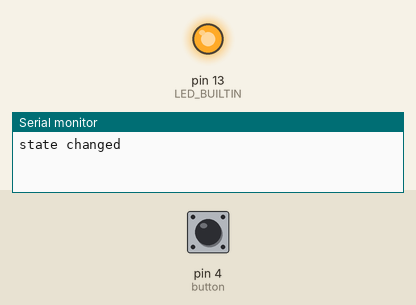
This sketch was run on a simulated Arduino Uno, built with avr-gcc and run on an emulated ATmega328P. Parts: output pins drawn as LEDs (lit = HIGH), the last lines printed to the serial monitor. The test bench sets the inputs (shaded band); at power-on: pin 4 (button) HIGH.

Above: at 1.2 s.
1.3 s: pin 4 (button) pulled LOW for 0.15 s
At 2.4 s:
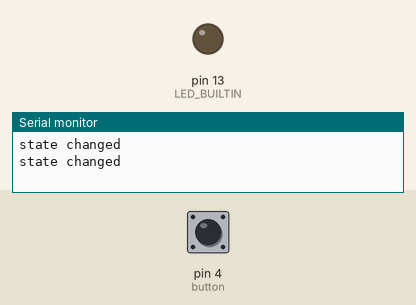
2.9 s: pin 4 (button) pulled LOW for 1 s
At 4.8 s:
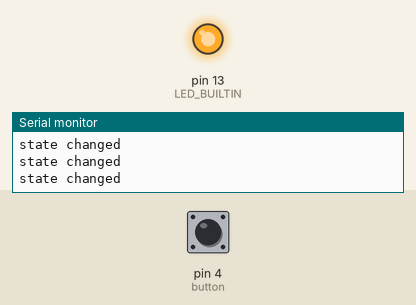
5.4 s: pin 4 (button) pulled LOW for 3.2 s
At 9.6 s:
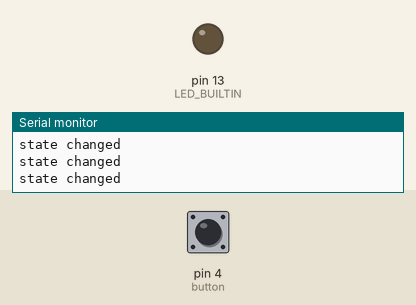
Timing chart, 0 to 11.1 s (numbered marks = the images above; inputs shaded):
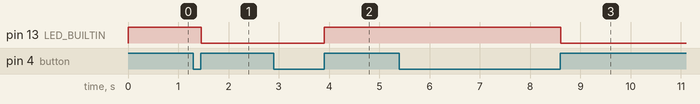

The sketch:

ButtonPress.ino
```cpp
int button = 4;
bool state = false;
bool ledState = false;

void setup() {
  pinMode(button, INPUT_PULLUP);
  pinMode(LED_BUILTIN, OUTPUT);
  digitalWrite(LED_BUILTIN, LOW);
  Serial.begin(9600);
}

void loop() {
  // constantly read button value
  bool newState = debounce(state);
  if(newState == HIGH && state == LOW)
  {//if button was pressed
    ledState = !ledState;//reverce LED state
    digitalWrite(LED_BUILTIN, ledState);//set LED state
    Serial.println("state changed");//print for debug
  }
  state = newState;//save button state
}

//to read of noise
boolean debounce(boolean state) {
  boolean current = digitalRead(button);//get current value
  if(state != current) {//if button state was changed
    delay(5);//some wait to ensure that is intended
    current = digitalRead(button);//reread value
    return current;//return more accurate value
  }
}
```

Measured:
- after the input at 1.3 s, pin 13 (LED_BUILTIN): HIGH → LOW after 0.16 s
- after the input at 2.9 s, pin 13 (LED_BUILTIN): LOW → HIGH after 1.0 s
- after the input at 5.4 s, pin 13 (LED_BUILTIN): HIGH → LOW after 3.2 s
